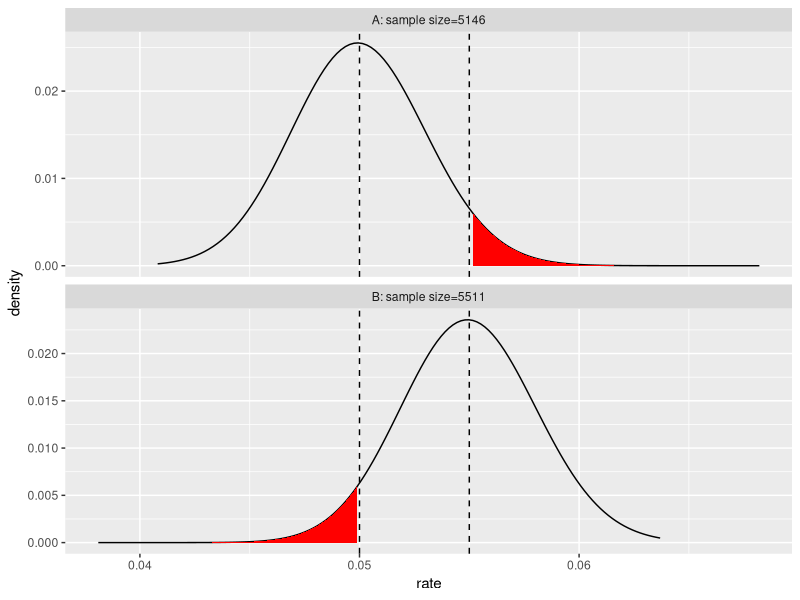

The R script that drew this image: (Note: this script raises an error after producing the figure.)
setwd("/Users/mars/code/rtemplates")

# ----------------------------------------------------------------------------------------------------
# Calculate whether the mean of an experiment is stastically greater than the mean of the control
#
# Adapted from https://www.r-bloggers.com/ab-testing-in-r-%E2%80%93-part-1/

install.packages("pwr")
library(pwr)


# Enter the Conversion Rate followed by the sameple
control    = c(.04, 2500) # pink
experiment = c(.05, 2500) # black
alpha = .05
sides_to_test = 1
critical_z = qt(1-alpha/sides_to_test, experiment[2])

abtest <- function(ad1, ad2) {

  #Calculate Standard Deviation
  cntl_se = sqrt( ad1[1] * (1-ad1[1]) / ad1[2] )
  expm_se = sqrt( ad2[1] * (1-ad2[1]) / ad2[2] )

  #Calculate Lower and Upper Bounds
  cntl_bounds = c((ad1[1] - critical_z * cntl_se) , (ad1[1] + critical_z * cntl_se) )
  expm_bounds = c((ad2[1] - critical_z * expm_se) , (ad2[1] + critical_z * expm_se) )
  
  cat("Lower Bound | Upper Bound:\n")
  cat(" control  ", round(cntl_bounds,3), "\n") 
  cat(" expment  ", round(expm_bounds,3), "\n")
  cat("p-value   ", round(1-pnorm( (experiment[1] - control[1]) / expm_se ),3), "\n")
  
  pwr <- pwr.t2n.test(n1 = ad1[2], n2 = ad2[2], d = ad2[1]-ad1[1], sig.level = 1-alpha)
  cat("alpha(α)  ", alpha, "\n")
  cat("power(1-β)", round(unlist(pwr['power']),2), "\n")
  #pwr.2p2n.test(h = , n1 = ad1[2], n2 = ad2[2], sig.level = , power = )
  #pwr.t2n.test(n1 = ad1[2], n2 = ad2[2], d = , sig.level =, power = )
  
  if (expm_bounds[1] > control[1]) { 
    cat("---> Reject the Null Hypothesis :)") 
  } else { 
    cat("---> Fail to reject the null hypothesis :(") 
  }
}

abtest(control, experiment)


# ----------------------------------------------------------------------------------------------------
# Determine Sample Size Needed Based on Expected Outcome
# 
# https://www.r-bloggers.com/a-clear-picture-of-power-and-significance-in-ab-tests/

# Power: The probability of rejecting the null hypothesis when it is false. 
# You want to design your experiment to have a power near 1. (1 – Beta is power)
# Prob of concluding difference when there is a difference
# Type I: Rejected null when it shouldn’t have been 	(false positive?)
# Alpha is the probability of Type I error in any hypothesis test–incorrectly claiming statistical significance.

# Significance: The probability of failing to reject the null hypothesis when it is true. 
# You want to design your experiment so you have significance or p-values near zer???
# Type II: retained null when it should have been retained (false negative)
# Beta is the probability of Type II error in any hypothesis test–incorrectly 
# concluding no statistical significance.  (1 – Beta is power)


install.packages("ggplot2")
install.packages("gtools")

library(gtools)
library(ggplot2)

# q>p, compute the probability of a 
# p-rate process measuring as q-rate 
# or better in n steps
pSignificanceError <- function(p,q,n) {
  pbinom(ceiling(q*n)-1,prob=p,size=n,lower.tail=FALSE)
}

# q>p, compute the proability of a
# q-rate process measuring as p-rate 
# or lower in n steps
pPowerError <- function(p,q,n) {
  pbinom(floor(p*n),prob=q,size=n,lower.tail=TRUE)
}

designExperiment <- function(pA,pB,pError,pAUpper=pB,pBLower=pA) {
  aSoln <- binsearch(
    function(k) {
      pSignificanceError(pA,pAUpper,k) - pError},
    range=c(100,1000000))
  nA <- max(aSoln$where)
  print(paste('nA',nA))
  
  bSoln <- binsearch(
    function(k) {
      pPowerError(pBLower,pB,k) - pError},
    range=c(100,1000000))
  nB <- max(bSoln$where)
  print(paste('nB',nB))
  
  
  low = floor(min(pA*nA,pB*nB))
  high = ceiling(max(pA*nA,pB*nB))
  width = high-low
  countRange <- (low-width):(high+width)
  
  dA <- data.frame(count=countRange)
  dA$group <- paste('A: sample size=',nA,sep='')
  dA$density <- dbinom(dA$count,prob=pA,size=nA)
  dA$rate <- dA$count/nA
  dA$error <- dA$rate>=pAUpper
  dB <- data.frame(count=countRange)
  dB$group <- paste('B: sample size=',nB,sep='')
  dB$density <- dbinom(dB$count,prob=pB,size=nB)
  dB$rate <- dB$count/nB
  dB$error <- dB$rate<=pBLower
  d <- rbind(dA,dB)
  
  plot = ggplot(data=d,aes(x=rate,y=density)) +
    geom_line() +
    geom_ribbon(data=subset(d,error),
                aes(ymin=0,ymax=density),fill='red') + 
    facet_wrap(~group,ncol=1,scales='free_y') +
    geom_vline(xintercept=pAUpper,linetype=2) +
    geom_vline(xintercept=pBLower,linetype=2)
  list(nA=nA,nB=nB,plot=plot)
}


r1 <- designExperiment(pA=0.050,pB=0.055,pError=0.05)
print(r1$plot)

r2 <- designExperiment(pA=0.050,pB=0.055,pError=0.05,pAUpper=(pA+pB)/2,pBLower=(pA+pB)/2)
print(r2$plot)
